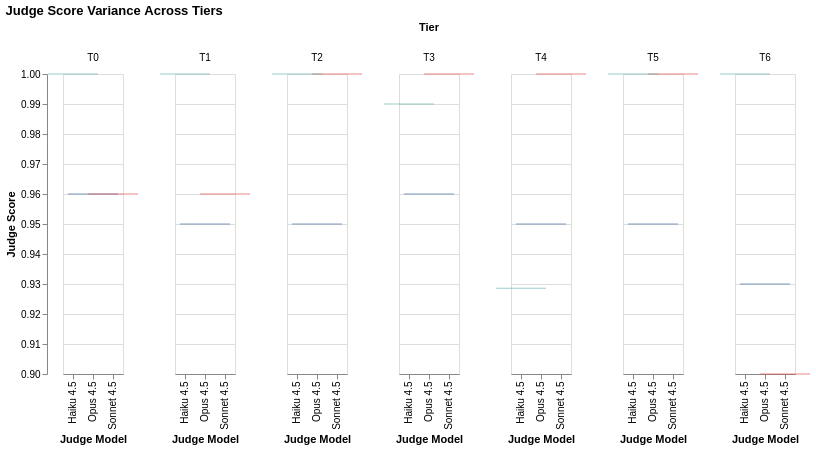

Describe this chart as a Vega-Lite specification.
### Vega-Lite specification from a JSON file in a GitHub repository (floating-point values rounded to 4 significant figures)
{"config": {"view": {"continuousWidth": 300, "continuousHeight": 300}}, "data": {"name": "data-d0e2fb6edff1f5e89a339d594482fb48"}, "facet": {"column": {"field": "tier", "sort": ["T0", "T1", "T2", "T3", "T4", "T5", "T6"], "title": "Tier", "type": "ordinal"}}, "spec": {"mark": {"type": "boxplot", "size": 50}, "encoding": {"color": {"field": "judge_display", "legend": null, "scale": {"domain": ["Haiku 4.5", "Opus 4.5", "Sonnet 4.5"], "range": ["#72B7B2", "#4C78A8", "#E45756"]}, "title": "Judge", "type": "nominal"}, "x": {"field": "judge_display", "sort": ["Haiku 4.5", "Opus 4.5", "Sonnet 4.5"], "title": "Judge Model", "type": "nominal"}, "y": {"field": "judge_score", "scale": {"domain": [0.9, 1.0]}, "title": "Judge Score", "type": "quantitative"}}}, "resolve": {"scale": {"x": "independent"}}, "title": "Judge Score Variance Across Tiers", "$schema": "https://vega.github.io/schema/vega-lite/v6.1.0.json", "datasets": {"data-d0e2fb6edff1f5e89a339d594482fb48": [{"tier": "T0", "judge_model": "claude-opus-4-5-20251101", "judge_score": 0.96, "judge_display": "Opus 4.5"}, {"tier": "T0", "judge_model": "claude-sonnet-4-5-20250929", "judge_score": 0.96, "judge_display": "Sonnet 4.5"}, {"tier": "T0", "judge_model": "claude-haiku-4-5", "judge_score": 1.0, "judge_display": "Haiku 4.5"}, {"tier": "T1", "judge_model": "claude-opus-4-5-20251101", "judge_score": 0.95, "judge_display": "Opus 4.5"}, {"tier": "T1", "judge_model": "claude-sonnet-4-5-20250929", "judge_score": 0.96, "judge_display": "Sonnet 4.5"}, {"tier": "T1", "judge_model": "claude-haiku-4-5", "judge_score": 1.0, "judge_display": "Haiku 4.5"}, {"tier": "T2", "judge_model": "claude-opus-4-5-20251101", "judge_score": 0.95, "judge_display": "Opus 4.5"}, {"tier": "T2", "judge_model": "claude-sonnet-4-5-20250929", "judge_score": 1.0, "judge_display": "Sonnet 4.5"}, {"tier": "T2", "judge_model": "claude-haiku-4-5", "judge_score": 1.0, "judge_display": "Haiku 4.5"}, {"tier": "T3", "judge_model": "claude-opus-4-5-20251101", "judge_score": 0.96, "judge_display": "Opus 4.5"}, {"tier": "T3", "judge_model": "claude-sonnet-4-5-20250929", "judge_score": 1.0, "judge_display": "Sonnet 4.5"}, {"tier": "T3", "judge_model": "claude-haiku-4-5", "judge_score": 0.99, "judge_display": "Haiku 4.5"}, {"tier": "T4", "judge_model": "claude-opus-4-5-20251101", "judge_score": 0.95, "judge_display": "Opus 4.5"}, {"tier": "T4", "judge_model": "claude-sonnet-4-5-20250929", "judge_score": 1.0, "judge_display": "Sonnet 4.5"}, {"tier": "T4", "judge_model": "claude-haiku-4-5", "judge_score": 0.9286, "judge_display": "Haiku 4.5"}, {"tier": "T5", "judge_model": "claude-opus-4-5-20251101", "judge_score": 0.95, "judge_display": "Opus 4.5"}, {"tier": "T5", "judge_model": "claude-sonnet-4-5-20250929", "judge_score": 1.0, "judge_display": "Sonnet 4.5"}, {"tier": "T5", "judge_model": "claude-haiku-4-5", "judge_score": 1.0, "judge_display": "Haiku 4.5"}, {"tier": "T6", "judge_model": "claude-opus-4-5-20251101", "judge_score": 0.93, "judge_display": "Opus 4.5"}, {"tier": "T6", "judge_model": "claude-sonnet-4-5-20250929", "judge_score": 0.9, "judge_display": "Sonnet 4.5"}, {"tier": "T6", "judge_model": "claude-haiku-4-5", "judge_score": 1.0, "judge_display": "Haiku 4.5"}]}}
